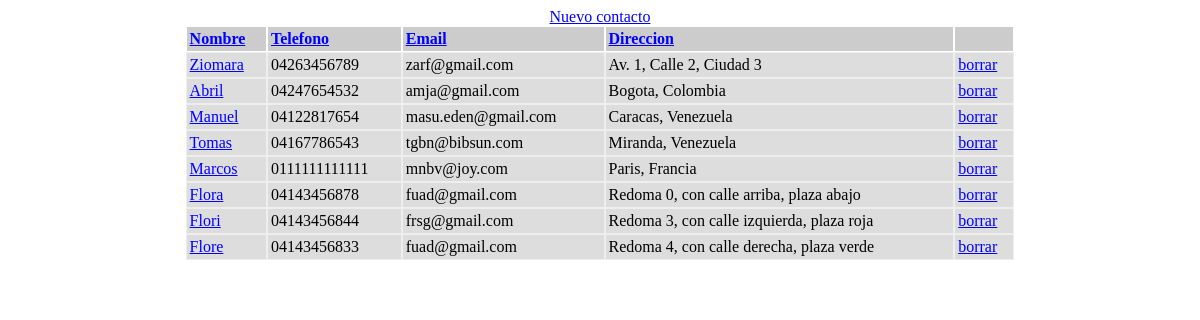
Screenshot of /?orderby=address with the database file from the repository.
### tables this page shows
CREATE TABLE IF NOT EXISTS `contacts` (
  `id` int(11) NOT NULL AUTO_INCREMENT,
  `name` varchar(128) NOT NULL,
  `phone` varchar(64) DEFAULT NULL,
  `email` varchar(255) DEFAULT NULL,
  `address` varchar(255) DEFAULT NULL,
  PRIMARY KEY (`id`)
);

### index.php (called while the page is built)
<?php
require_once 'controller/ContactsController.php';
$controller = new ContactsController();
$controller->handleRequest();
?>

### model/ContactsService.php (called while the page is built, shortened)
<?php
require_once 'model/ContactsGateway.php';
class ContactsService {
    private $contactsGateway    = NULL;
    public function __construct() {
        $this->contactsGateway = new ContactsGateway();
    }
    public function getAllContacts($order) {
        try {
            $res = $this->contactsGateway->selectAll($order);
            return $res;
        } catch (Exception $e) {
            $this->closeDb();
            throw $e;
        }
    }
}
?>

### model/ContactsGateway.php (called while the page is built, shortened)
<?php
class ContactsGateway {
    public function selectAll($order) {
        $dbOrder =  mysql_real_escape_string($order);
        $dbres = mysql_query("SELECT * FROM contacts ORDER BY $dbOrder ASC");
        $contacts = array();
        while ( ($obj = mysql_fetch_object($dbres)) != NULL ) {
            $contacts[] = $obj;
        }
        return $contacts;
    }
}
?>

### view/contacts.php (the view, shortened to what this page needs)
<!DOCTYPE html>
<html>
    <head>
    </head>
    <body>
        <div style="position: relative;" align=center > <a href="index.php?op=new">Nuevo contacto</a></div>
        <table class="contacts" border="0"  cellspacing="0" align=center >
            <thead>
                <tr>
                    <th><a href="?orderby=name">Nombre</a></th>
                    <th><a href="?orderby=phone">Telefono</a></th>
                    <th><a href="?orderby=email">Email</a></th>
                    <th><a href="?orderby=address">Direccion</a></th>
                    <th>&nbsp;</th>
                </tr>
            </thead>
            <tbody>
            <?php foreach ($contacts as $contact): ?>
                <tr>
                    <td><a href="index.php?op=show&id=<?php print $contact->id; ?>"><?php print htmlentities($contact->name); ?></a></td>
                    <td><?php print htmlentities($contact->phone); ?></td>
                    <td><?php print htmlentities($contact->email); ?></td>
                    <td><?php print htmlentities($contact->address); ?></td>
                    <td><a href="index.php?op=delete&id=<?php print $contact->id; ?>">borrar</a></td>
                </tr>
            <?php endforeach; ?>
            </tbody>
        </table>
    </body>
</html>

### view/contacts.php (style rules this page uses)
table.contacts { width: 70%; }
table.contacts thead { text-align: left; }
table.contacts thead th { background-color: #cccccc; border: solid 1px #fff; padding: 3px; }
table.contacts tbody td { background-color: #dddddd; border: solid 1px #eee; padding: 3px; }
a, a:hover, a:active, a:visited { color: blue; text-decoration: underline; }

### rows the page displays
contacts: name "Ziomara", phone "04263456789", email "zarf@gmail.com", address "Av. 1, Calle 2, Ciudad 3"
contacts: name "Abril", phone "04247654532", email "amja@gmail.com", address "Bogota, Colombia"
contacts: name "Manuel", phone "04122817654", email "masu.eden@gmail.com", address "Caracas, Venezuela"
contacts: name "Tomas", phone "04167786543", email "tgbn@bibsun.com", address "Miranda, Venezuela"
contacts: name "Marcos", phone "0111111111111", email "mnbv@joy.com", address "Paris, Francia"
contacts: name "Flora", phone "04143456878", email "fuad@gmail.com", address "Redoma 0, con calle arriba, plaza abajo"
contacts: name "Flori", phone "04143456844", email "frsg@gmail.com", address "Redoma 3, con calle izquierda, plaza roja"
contacts: name "Flore", phone "04143456833", email "fuad@gmail.com", address "Redoma 4, con calle derecha, plaza verde"
